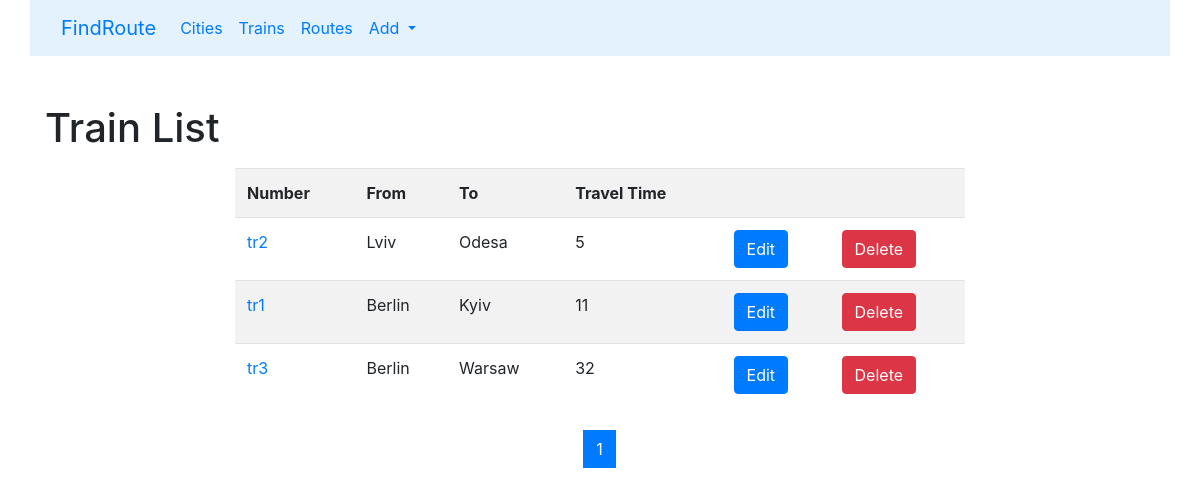
The page /trains/ on the database as committed earlier.
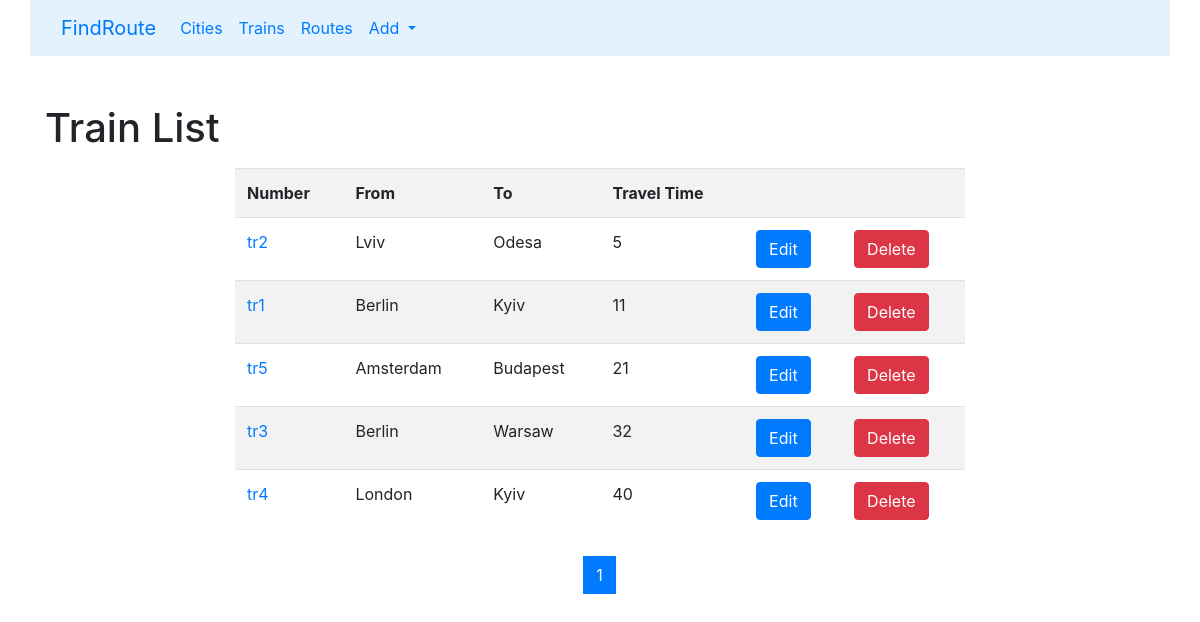
The same page on the database as committed later.
### trains/models.py (models this page shows, shortened)
class Train(models.Model):
    name = models.CharField(max_length=50, unique=True, verbose_name='Train number')
    travel_time = models.PositiveSmallIntegerField(verbose_name='Travel time')
    from_city = models.ForeignKey(City, on_delete=models.CASCADE, related_name='from_city_set', verbose_name='From which city')
    to_city = models.ForeignKey(to='cities.City', on_delete=models.CASCADE, related_name='to_city_set', verbose_name='In which city')
    class Meta:
        verbose_name = 'Train'
        verbose_name_plural = 'Trains'
        ordering = ['travel_time']

### cities/models.py (models this page shows, shortened)
class City(models.Model):
    name = models.CharField(max_length=255, unique=True, verbose_name='City')
    def __str__(self):
        return self.name
    class Meta:
        verbose_name_plural = 'Cities'
        verbose_name = 'City'
        ordering = ['name']

### trains/views.py (the view)
# urls.py: path('', CityListView.as_view(), name='home'),
def home(request, pk=None):
    qs = Train.objects.all()
    lst = Paginator(qs, 5)
    page_number = request.GET.get('page')
    page_obj = lst.get_page(page_number)
    context = {'page_obj': page_obj}
    return render(request, 'trains/home.html', context)

### trains/templates/trains/home.html (shortened to what this page needs)
{% extends "base.html" %}
{% block content %}
<h1>Train List</h1>
<div class="row">
    <div class="col-md-8 mx-auto my-2">
        <table class="table table-striped">
            <tr>
                <th>Number</th>
                <th>From</th>
                <th>To</th>
                <th>Travel Time</th>
                <th>&nbsp;</th>
                <th>&nbsp;</th>
            </tr>
            {% for object in page_obj %}
                <tr>
                    <td>
                        <a href="{% url 'trains:detail' pk=object.pk %}">{{ object.name }}</a>
                    </td>
                    <td>{{ object.from_city }}</td>
                    <td>{{ object.to_city }}</td>
                    <td>{{ object.travel_time }}</td>
                    <td>
                        <a href="{% url 'trains:update' pk=object.pk %}">
                            <button type="submit" class="btn btn-primary">Edit</button>
                        </a>
                    </td>
                    <td>
                        <a href="{% url 'trains:delete' pk=object.pk %}">
                            <button type="submit" class="btn btn-danger">Delete</button>
                        </a>
                    </td>
                </tr>
            {% endfor %}
        </table>
    </div>
</div>
<nav aria-label="Page navigation example">
  <ul class="pagination justify-content-center">
    {% for page in page_obj.paginator.page_range %}
        <li class="page-item {% if page == page_obj.number %} active {% endif %}">
            <a class="page-link" href="?page={{ page }}">
                {{ page }}
            </a>
        </li>
    {% endfor %}
  </ul>
</nav>
{% endblock %}

Rows that differ between the two databases and show on the page:
added Train: name "tr5", from_city "Amsterdam", to_city "Budapest", travel_time "21"
added Train: name "tr4", from_city "London", to_city "Kyiv", travel_time "40"
